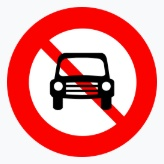
#> input picture data/cropped/cam_o_to/Screenshot 2026-07-05 113544_watershed_001.jpg, 164 x 164 px, found by its file name
$ python test_orb.py
#> lines starting #> are read from the running program, lines starting #| are printed output that depends on the picture
### src/features.py
import cv2
import numpy as np
import joblib
from sklearn.cluster import MiniBatchKMeans
from sklearn.preprocessing import StandardScaler
from sklearn.svm import LinearSVC
from sklearn.metrics import accuracy_score, classification_report
import joblib
from skimage.feature import hog


def extract_orb(image, n_features=500):
    """
    Trích đặc trưng ORB từ ảnh.

    Parameters
    ----------
    image : ndarray
        Ảnh đầu vào (BGR hoặc Gray).
    n_features : int
        Số lượng keypoints tối đa.

    Returns
    -------
    keypoints
    descriptors
    """

    # Chuyển sang ảnh xám nếu cần
    if len(image.shape) == 3:
        gray = cv2.cvtColor(image, cv2.COLOR_BGR2GRAY)
    else:
        gray = image

    orb = cv2.ORB_create(nfeatures=n_features)

    keypoints, descriptors = orb.detectAndCompute(gray, None)

    return keypoints, descriptors
# [93 lines left out: functions build_codebook, image_to_bow_hist, train_svm_bow, extract_hog, not called in this run]

### src/test_orb.py
import cv2
from features import extract_orb

image = cv2.imread("data/cropped/cam_o_to/Screenshot 2026-07-05 113544_watershed_001.jpg")
#> image is the input picture: shape (164, 164, 3); mean B, G, R 149.3, 149.3, 233.4

if image is None:
    print("Không đọc được ảnh!")
    exit()

print("Kích thước ảnh:", image.shape)
#| Kích thước ảnh: (164, 164, 3)

cv2.imshow("Image", image)
cv2.waitKey(0)

kp, des = extract_orb(image)
#> in extract_orb, `gray = cv2.cvtColor(image, cv2.COLOR_BGR2GRAY)`:
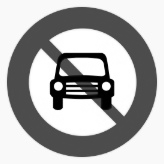
#> gray: shape (164, 164); min 0, max 255, mean 174.5
#> in extract_orb, `keypoints, descriptors = orb.detectAndCompute(gray, None)`: keypoints = 216 keypoints; strongest (x, y, size): (55, 86, 53.6), (108, 86, 44.6), (57, 78, 53.6), (104, 85, 53.6)
#> kp has the same summary as keypoints in extract_orb

print("Số keypoints:", len(kp))
#| Số keypoints: 216

if des is not None:
    print("Descriptor shape:", des.shape)
#| Descriptor shape: (216, 32)
else:
    print("Không tìm thấy descriptor")
